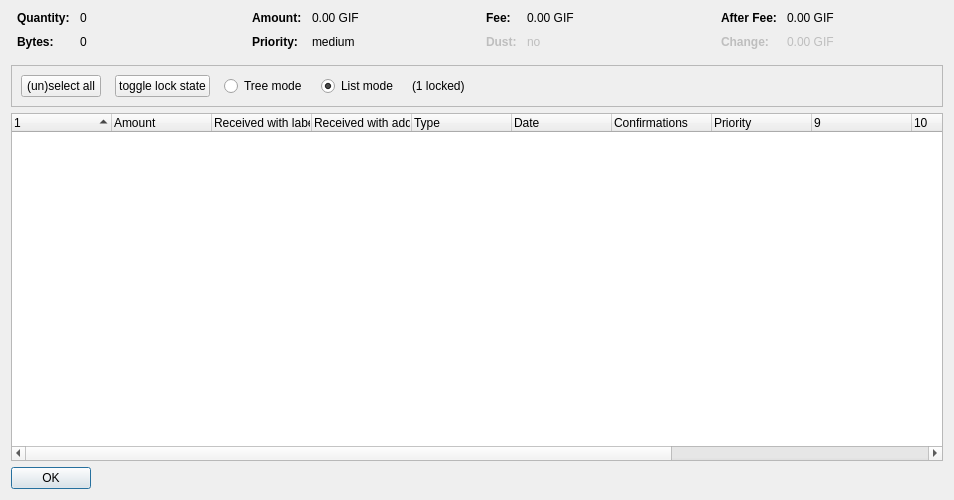
<?xml version="1.0" encoding="UTF-8"?>
<ui version="4.0">
 <class>CoinControlDialog</class>
 <widget class="QDialog" name="CoinControlDialog">
  <property name="geometry">
   <rect>
    <x>0</x>
    <y>0</y>
    <width>954</width>
    <height>500</height>
   </rect>
  </property>
  <property name="windowTitle">
   <string>Coin Selection</string>
  </property>
  <layout class="QVBoxLayout" name="verticalLayout">
   <item>
    <layout class="QHBoxLayout" name="horizontalLayoutTop" stretch="0,0,0,0">
     <property name="topMargin">
      <number>0</number>
     </property>
     <property name="bottomMargin">
      <number>10</number>
     </property>
     <item>
      <layout class="QFormLayout" name="formLayoutCoinControl1">
       <property name="horizontalSpacing">
        <number>10</number>
       </property>
       <property name="verticalSpacing">
        <number>10</number>
       </property>
       <property name="leftMargin">
        <number>6</number>
       </property>
       <property name="rightMargin">
        <number>6</number>
       </property>
       <item row="0" column="0">
        <widget class="QLabel" name="labelCoinControlQuantityText">
         <property name="font">
          <font>
           <weight>75</weight>
           <bold>true</bold>
          </font>
         </property>
         <property name="text">
          <string>Quantity:</string>
         </property>
        </widget>
       </item>
       <item row="0" column="1">
        <widget class="QLabel" name="labelCoinControlQuantity">
         <property name="cursor">
          <cursorShape>IBeamCursor</cursorShape>
         </property>
         <property name="contextMenuPolicy">
          <enum>Qt::ActionsContextMenu</enum>
         </property>
         <property name="text">
          <string notr="true">0</string>
         </property>
         <property name="textInteractionFlags">
          <set>Qt::LinksAccessibleByMouse|Qt::TextSelectableByKeyboard|Qt::TextSelectableByMouse</set>
         </property>
        </widget>
       </item>
       <item row="1" column="0">
        <widget class="QLabel" name="labelCoinControlBytesText">
         <property name="font">
          <font>
           <weight>75</weight>
           <bold>true</bold>
          </font>
         </property>
         <property name="text">
          <string>Bytes:</string>
         </property>
        </widget>
       </item>
       <item row="1" column="1">
        <widget class="QLabel" name="labelCoinControlBytes">
         <property name="cursor">
          <cursorShape>IBeamCursor</cursorShape>
         </property>
         <property name="contextMenuPolicy">
          <enum>Qt::ActionsContextMenu</enum>
         </property>
         <property name="text">
          <string notr="true">0</string>
         </property>
         <property name="textInteractionFlags">
          <set>Qt::LinksAccessibleByMouse|Qt::TextSelectableByKeyboard|Qt::TextSelectableByMouse</set>
         </property>
        </widget>
       </item>
      </layout>
     </item>
     <item>
      <layout class="QFormLayout" name="formLayoutCoinControl2">
       <property name="horizontalSpacing">
        <number>10</number>
       </property>
       <property name="verticalSpacing">
        <number>10</number>
       </property>
       <property name="leftMargin">
        <number>6</number>
       </property>
       <property name="rightMargin">
        <number>6</number>
       </property>
       <item row="0" column="0">
        <widget class="QLabel" name="labelCoinControlAmountText">
         <property name="font">
          <font>
           <weight>75</weight>
           <bold>true</bold>
          </font>
         </property>
         <property name="text">
          <string>Amount:</string>
         </property>
        </widget>
       </item>
       <item row="0" column="1">
        <widget class="QLabel" name="labelCoinControlAmount">
         <property name="cursor">
          <cursorShape>IBeamCursor</cursorShape>
         </property>
         <property name="contextMenuPolicy">
          <enum>Qt::ActionsContextMenu</enum>
         </property>
         <property name="text">
          <string notr="true">0.00 GIF</string>
         </property>
         <property name="textInteractionFlags">
          <set>Qt::LinksAccessibleByMouse|Qt::TextSelectableByKeyboard|Qt::TextSelectableByMouse</set>
         </property>
        </widget>
       </item>
       <item row="1" column="0">
        <widget class="QLabel" name="labelCoinControlPriorityText">
         <property name="font">
          <font>
           <weight>75</weight>
           <bold>true</bold>
          </font>
         </property>
         <property name="text">
          <string>Priority:</string>
         </property>
        </widget>
       </item>
       <item row="1" column="1">
        <widget class="QLabel" name="labelCoinControlPriority">
         <property name="cursor">
          <cursorShape>IBeamCursor</cursorShape>
         </property>
         <property name="contextMenuPolicy">
          <enum>Qt::ActionsContextMenu</enum>
         </property>
         <property name="text">
          <string>medium</string>
         </property>
         <property name="textInteractionFlags">
          <set>Qt::LinksAccessibleByMouse|Qt::TextSelectableByKeyboard|Qt::TextSelectableByMouse</set>
         </property>
        </widget>
       </item>
      </layout>
     </item>
     <item>
      <layout class="QFormLayout" name="formLayoutCoinControl3">
       <property name="horizontalSpacing">
        <number>10</number>
       </property>
       <property name="verticalSpacing">
        <number>10</number>
       </property>
       <property name="leftMargin">
        <number>6</number>
       </property>
       <property name="rightMargin">
        <number>6</number>
       </property>
       <item row="0" column="0">
        <widget class="QLabel" name="labelCoinControlFeeText">
         <property name="font">
          <font>
           <weight>75</weight>
           <bold>true</bold>
          </font>
         </property>
         <property name="text">
          <string>Fee:</string>
         </property>
        </widget>
       </item>
       <item row="0" column="1">
        <widget class="QLabel" name="labelCoinControlFee">
         <property name="cursor">
          <cursorShape>IBeamCursor</cursorShape>
         </property>
         <property name="contextMenuPolicy">
          <enum>Qt::ActionsContextMenu</enum>
         </property>
         <property name="text">
          <string notr="true">0.00 GIF</string>
         </property>
         <property name="textInteractionFlags">
          <set>Qt::LinksAccessibleByMouse|Qt::TextSelectableByKeyboard|Qt::TextSelectableByMouse</set>
         </property>
        </widget>
       </item>
       <item row="1" column="0">
        <widget class="QLabel" name="labelCoinControlLowOutputText">
         <property name="enabled">
          <bool>false</bool>
         </property>
         <property name="font">
          <font>
           <weight>75</weight>
           <bold>true</bold>
          </font>
         </property>
         <property name="text">
          <string>Dust:</string>
         </property>
        </widget>
       </item>
       <item row="1" column="1">
        <widget class="QLabel" name="labelCoinControlLowOutput">
         <property name="enabled">
          <bool>false</bool>
         </property>
         <property name="cursor">
          <cursorShape>IBeamCursor</cursorShape>
         </property>
         <property name="contextMenuPolicy">
          <enum>Qt::ActionsContextMenu</enum>
         </property>
         <property name="text">
          <string>no</string>
         </property>
         <property name="textInteractionFlags">
          <set>Qt::LinksAccessibleByMouse|Qt::TextSelectableByKeyboard|Qt::TextSelectableByMouse</set>
         </property>
        </widget>
       </item>
      </layout>
     </item>
     <item>
      <layout class="QFormLayout" name="formLayoutCoinControl4">
       <property name="horizontalSpacing">
        <number>10</number>
       </property>
       <property name="verticalSpacing">
        <number>10</number>
       </property>
       <property name="leftMargin">
        <number>6</number>
       </property>
       <property name="rightMargin">
        <number>6</number>
       </property>
       <item row="0" column="0">
        <widget class="QLabel" name="labelCoinControlAfterFeeText">
         <property name="font">
          <font>
           <weight>75</weight>
           <bold>true</bold>
          </font>
         </property>
         <property name="text">
          <string>After Fee:</string>
         </property>
        </widget>
       </item>
       <item row="0" column="1">
        <widget class="QLabel" name="labelCoinControlAfterFee">
         <property name="cursor">
          <cursorShape>IBeamCursor</cursorShape>
         </property>
         <property name="contextMenuPolicy">
          <enum>Qt::ActionsContextMenu</enum>
         </property>
         <property name="text">
          <string notr="true">0.00 GIF</string>
         </property>
         <property name="textInteractionFlags">
          <set>Qt::LinksAccessibleByMouse|Qt::TextSelectableByKeyboard|Qt::TextSelectableByMouse</set>
         </property>
        </widget>
       </item>
       <item row="1" column="0">
        <widget class="QLabel" name="labelCoinControlChangeText">
         <property name="enabled">
          <bool>false</bool>
         </property>
         <property name="font">
          <font>
           <weight>75</weight>
           <bold>true</bold>
          </font>
         </property>
         <property name="text">
          <string>Change:</string>
         </property>
        </widget>
       </item>
       <item row="1" column="1">
        <widget class="QLabel" name="labelCoinControlChange">
         <property name="enabled">
          <bool>false</bool>
         </property>
         <property name="cursor">
          <cursorShape>IBeamCursor</cursorShape>
         </property>
         <property name="contextMenuPolicy">
          <enum>Qt::ActionsContextMenu</enum>
         </property>
         <property name="text">
          <string notr="true">0.00 GIF</string>
         </property>
         <property name="textInteractionFlags">
          <set>Qt::LinksAccessibleByMouse|Qt::TextSelectableByKeyboard|Qt::TextSelectableByMouse</set>
         </property>
        </widget>
       </item>
      </layout>
     </item>
    </layout>
   </item>
   <item>
    <widget class="QFrame" name="frame">
     <property name="minimumSize">
      <size>
       <width>0</width>
       <height>40</height>
      </size>
     </property>
     <property name="frameShape">
      <enum>QFrame::StyledPanel</enum>
     </property>
     <property name="frameShadow">
      <enum>QFrame::Sunken</enum>
     </property>
     <layout class="QHBoxLayout" name="horizontalLayout">
      <item>
       <layout class="QHBoxLayout" name="horizontalLayoutPanel" stretch="0,0,0,0,0,0">
        <property name="spacing">
         <number>14</number>
        </property>
        <item>
         <widget class="QPushButton" name="pushButtonSelectAll">
          <property name="sizePolicy">
           <sizepolicy hsizetype="Maximum" vsizetype="Fixed">
            <horstretch>0</horstretch>
            <verstretch>0</verstretch>
           </sizepolicy>
          </property>
          <property name="text">
           <string>(un)select all</string>
          </property>
          <property name="autoDefault">
           <bool>false</bool>
          </property>
         </widget>
        </item>
        <item>
         <widget class="QPushButton" name="pushButtonToggleLock">
          <property name="sizePolicy">
           <sizepolicy hsizetype="Maximum" vsizetype="Fixed">
            <horstretch>0</horstretch>
            <verstretch>0</verstretch>
           </sizepolicy>
          </property>
          <property name="text">
           <string>toggle lock state</string>
          </property>
          <property name="autoDefault">
           <bool>false</bool>
          </property>
         </widget>
        </item>
        <item>
         <widget class="QRadioButton" name="radioTreeMode">
          <property name="sizePolicy">
           <sizepolicy hsizetype="Maximum" vsizetype="Fixed">
            <horstretch>0</horstretch>
            <verstretch>0</verstretch>
           </sizepolicy>
          </property>
          <property name="text">
           <string>Tree mode</string>
          </property>
         </widget>
        </item>
        <item>
         <widget class="QRadioButton" name="radioListMode">
          <property name="sizePolicy">
           <sizepolicy hsizetype="Maximum" vsizetype="Fixed">
            <horstretch>0</horstretch>
            <verstretch>0</verstretch>
           </sizepolicy>
          </property>
          <property name="text">
           <string>List mode</string>
          </property>
          <property name="checked">
           <bool>true</bool>
          </property>
         </widget>
        </item>
        <item>
         <widget class="QLabel" name="labelLocked">
          <property name="text">
           <string>(1 locked)</string>
          </property>
         </widget>
        </item>
        <item>
         <spacer name="horizontalSpacer">
          <property name="orientation">
           <enum>Qt::Horizontal</enum>
          </property>
          <property name="sizeHint" stdset="0">
           <size>
            <width>40</width>
            <height>20</height>
           </size>
          </property>
         </spacer>
        </item>
       </layout>
      </item>
     </layout>
    </widget>
   </item>
   <item>
    <widget class="CoinControlTreeWidget" name="treeWidget">
     <property name="contextMenuPolicy">
      <enum>Qt::CustomContextMenu</enum>
     </property>
     <property name="sortingEnabled">
      <bool>false</bool>
     </property>
     <property name="columnCount">
      <number>13</number>
     </property>
     <attribute name="headerShowSortIndicator" stdset="0">
      <bool>true</bool>
     </attribute>
     <attribute name="headerStretchLastSection">
      <bool>false</bool>
     </attribute>
     <column>
      <property name="text">
       <string/>
      </property>
     </column>
     <column>
      <property name="text">
       <string>Amount</string>
      </property>
     </column>
     <column>
      <property name="text">
       <string>Received with label</string>
      </property>
     </column>
     <column>
      <property name="text">
       <string>Received with address</string>
      </property>
     </column>
     <column>
      <property name="text">
       <string>Type</string>
      </property>
     </column>
     <column>
      <property name="text">
       <string>Date</string>
      </property>
     </column>
     <column>
      <property name="text">
       <string>Confirmations</string>
      </property>
      <property name="toolTip">
       <string>Confirmed</string>
      </property>
     </column>
     <column>
      <property name="text">
       <string>Priority</string>
      </property>
     </column>
     <column>
      <property name="text">
       <string/>
      </property>
     </column>
     <column>
      <property name="text">
       <string/>
      </property>
     </column>
     <column>
      <property name="text">
       <string/>
      </property>
     </column>
     <column>
      <property name="text">
       <string/>
      </property>
     </column>
     <column>
      <property name="text">
       <string/>
      </property>
     </column>
    </widget>
   </item>
   <item>
    <widget class="QDialogButtonBox" name="buttonBox">
     <property name="sizePolicy">
      <sizepolicy hsizetype="Maximum" vsizetype="Fixed">
       <horstretch>0</horstretch>
       <verstretch>0</verstretch>
      </sizepolicy>
     </property>
     <property name="orientation">
      <enum>Qt::Horizontal</enum>
     </property>
     <property name="standardButtons">
      <set>QDialogButtonBox::Ok</set>
     </property>
    </widget>
   </item>
  </layout>
 </widget>
 <customwidgets>
  <customwidget>
   <class>CoinControlTreeWidget</class>
   <extends>QTreeWidget</extends>
   <header>coincontroltreewidget.h</header>
  </customwidget>
 </customwidgets>
 <resources/>
 <connections/>
</ui>
